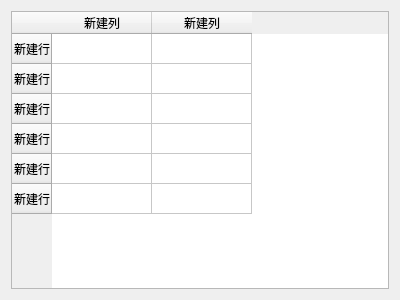
<?xml version="1.0" encoding="UTF-8"?>
<ui version="4.0">
 <class>NotPassInsert</class>
 <widget class="QWidget" name="NotPassInsert">
  <property name="geometry">
   <rect>
    <x>0</x>
    <y>0</y>
    <width>400</width>
    <height>300</height>
   </rect>
  </property>
  <property name="windowTitle">
   <string>Form</string>
  </property>
  <layout class="QVBoxLayout" name="verticalLayout">
   <item>
    <widget class="QTableWidget" name="tableWidget">
     <row>
      <property name="text">
       <string>新建行</string>
      </property>
     </row>
     <row>
      <property name="text">
       <string>新建行</string>
      </property>
     </row>
     <row>
      <property name="text">
       <string>新建行</string>
      </property>
     </row>
     <row>
      <property name="text">
       <string>新建行</string>
      </property>
     </row>
     <row>
      <property name="text">
       <string>新建行</string>
      </property>
     </row>
     <row>
      <property name="text">
       <string>新建行</string>
      </property>
     </row>
     <column>
      <property name="text">
       <string>新建列</string>
      </property>
     </column>
     <column>
      <property name="text">
       <string>新建列</string>
      </property>
     </column>
    </widget>
   </item>
  </layout>
 </widget>
 <resources/>
 <connections/>
</ui>
